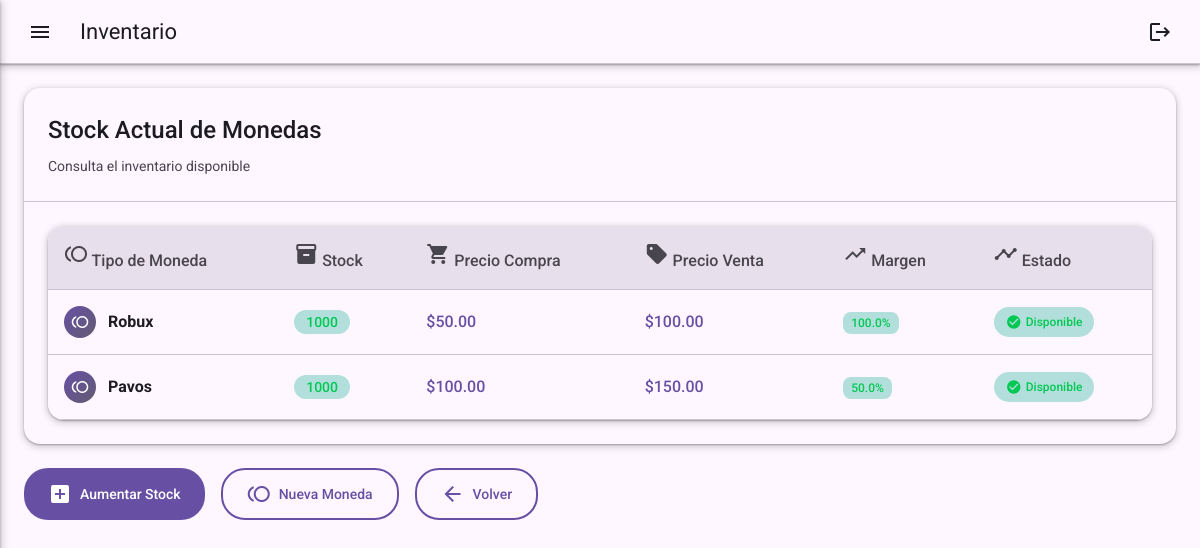
The app's page /ver_stock (signed in), older data.
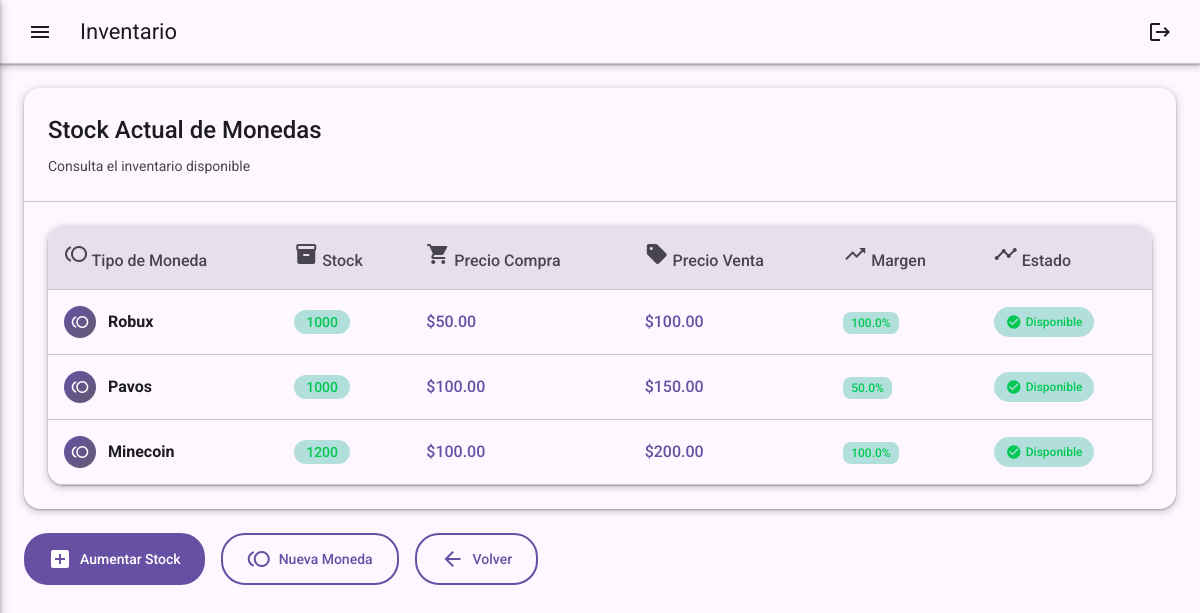
The same page, newer data.
### tables this page shows
CREATE TABLE monedas (
            id INTEGER PRIMARY KEY AUTOINCREMENT,
            tipo TEXT UNIQUE NOT NULL,
            stock INTEGER NOT NULL,
            precio_compra REAL,
            precio_venta REAL
        );

### app.py (the view)
@app.route('/ver_stock')
@login_required
def ver_stock():
    conn = obtener_conexion()
    cursor = conn.cursor()
    cursor.execute("SELECT tipo, stock, precio_compra, precio_venta FROM monedas")
    stock = [{'tipo': row[0], 'stock': row[1], 'precio_compra': row[2], 'precio_venta': row[3]} for row in cursor.fetchall()]
    cursor.close()
    conn.close()
    return render_template('ver_stock.html', stock=stock)

### app.py (called while the page is built)
def obtener_conexion():
    return sqlite3.connect(DATABASE)

@login_manager.user_loader
def load_user(user_id):
    conn = obtener_conexion()
    cursor = conn.cursor()
    cursor.execute("SELECT id FROM usuarios WHERE id = ?", (user_id,))
    user = cursor.fetchone()
    cursor.close()
    conn.close()
    return User(user[0]) if user else None

### templates/ver_stock.html (shortened to what this page needs)
{% extends "base.html" %}
{% block page_title %}Inventario{% endblock %}
{% block content %}
<div class="card" data-aos="fade-up">
    <div class="card-header">
        <h2 class="card-title">Stock Actual de Monedas</h2>
        <p class="card-subtitle">Consulta el inventario disponible</p>
    </div>
    <div class="card-content">
        {% if stock %}
        <div class="table-container">
            <table class="table">
                <thead>
                    <tr>
                        <th>
                            <span class="material-icons">toll</span>
                            Tipo de Moneda
                        </th>
                        <th>
                            <span class="material-icons">inventory</span>
                            Stock
                        </th>
                        <th>
                            <span class="material-icons">shopping_cart</span>
                            Precio Compra
                        </th>
                        <th>
                            <span class="material-icons">sell</span>
                            Precio Venta
                        </th>
                        <th>
                            <span class="material-icons">trending_up</span>
                            Margen
                        </th>
                        <th>
                            <span class="material-icons">timeline</span>
                            Estado
                        </th>
                    </tr>
                </thead>
                <tbody>
                    {% for item in stock %}
                    <tr data-aos="fade-up" data-aos-delay="{{ loop.index0 * 50 }}">
                        <td>
                            <div class="coin-info">
                                <div class="coin-icon">
                                    <span class="material-icons">toll</span>
                                </div>
                                <strong>{{ item.tipo }}</strong>
                            </div>
                        </td>
                        <td>
                            <span class="stock-badge {% if item.stock > 100 %}high{% elif item.stock > 50 %}medium{% else %}low{% endif %}">
                                {{ item.stock }}
                            </span>
                        </td>
                        <td class="price">${{ "%.2f"|format(item.precio_compra) }}</td>
                        <td class="price">${{ "%.2f"|format(item.precio_venta) }}</td>
                        <td class="margin">
                            {% set margin = ((item.precio_venta - item.precio_compra) / item.precio_compra * 100) %}
                            <span class="margin-badge {% if margin > 20 %}high{% elif margin > 10 %}medium{% else %}low{% endif %}">
                                {{ "%.1f"|format(margin) }}%
                            </span>
                        </td>
                        <td>
                            {% if item.stock > 50 %}
                                <span class="status-badge available">
                                    <span class="material-icons">check_circle</span>
                                    Disponible
                                </span>
                            {% elif item.stock > 10 %}
                                <span class="status-badge warning">
                                    <span class="material-icons">warning</span>
                                    Bajo Stock
                                </span>
                            {% else %}
                                <span class="status-badge critical">
                                    <span class="material-icons">error</span>
                                    Stock Crítico
                                </span>
                            {% endif %}
                        </td>
                    </tr>
                    {% endfor %}
                </tbody>
            </table>
        </div>
        {% endif %}
    </div>
</div>
<div class="action-buttons" data-aos="fade-up" data-aos-delay="200">
    <a href="{{ url_for('aumentar_stock') }}" class="btn btn-primary">
        <span class="material-icons">add_box</span>
        Aumentar Stock
    </a>
    <a href="{{ url_for('registrar_moneda') }}" class="btn btn-outlined">
        <span class="material-icons">toll</span>
        Nueva Moneda
    </a>
    <a href="{{ url_for('options') }}" class="btn btn-outlined">
        <span class="material-icons">arrow_back</span>
        Volver
    </a>
</div>
{% endblock %}

### templates/base.html (shortened to what this page needs)
<!DOCTYPE html>
<html lang="es">
<head>
    <link href="https://cdn.jsdelivr.net/npm/@material/web@1.0.1/dist/material-web.min.css" rel="stylesheet">
    <link rel="stylesheet" href="https://cdnjs.cloudflare.com/ajax/libs/animate.css/4.1.1/animate.min.css">
    <link href="https://unpkg.com/aos@2.3.1/dist/aos.css" rel="stylesheet">
    <link rel="stylesheet" href="{{ url_for('static', filename='modern-style.css') }}">
</head>
<body>
    <div id="app" class="app-container" style="opacity: 0;">
        {% if request.endpoint != 'login' %}
        <header class="top-app-bar animate__animated animate__slideInDown">
            <div class="app-bar-content">
                <div class="app-bar-start">
                    <button id="menu-toggle" class="icon-button">
                        <span class="material-icons">menu</span>
                    </button>
                    <h1 class="app-title">{% block page_title %}Sistema de Monedas{% endblock %}</h1>
                </div>
                <div class="app-bar-end">
                    <button class="icon-button" onclick="window.location.href='{{ url_for('logout') }}'">
                        <span class="material-icons">logout</span>
                    </button>
                </div>
            </div>
        </header>
        {% endif %}
        <main class="main-content {% if request.endpoint != 'login' %}with-nav{% endif %}">
            <div class="page-content">
                {% block content %}{% endblock %}
            </div>
        </main>
    </div>
</body>
</html>

### static/modern-style.css (style rules this page uses)
:root { --md-sys-color-primary: #6750A4; --md-sys-color-on-primary: #FFFFFF; --md-sys-color-primary-container: #EADDFF; --md-sys-color-on-primary-container: #21005E; --md-sys-color-secondary: #625B71; --md-sys-color-on-secondary: #FFFFFF; --md-sys-color-secondary-container: #E8DEF8; --md-sys-color-on-secondary-container: #1E192B; --md-sys-color-surface: #FEF7FF; --md-sys-color-on-surface: #1C1B1F; --md-sys-color-surface-variant: #E7E0EC; --md-sys-color-on-surface-variant: #49454E; --md-sys-color-outline: #79757F; --md-sys-color-outline-variant: #CAC4D0; --md-sys-color-error: #BA1A1A; --md-sys-color-on-error: #FFFFFF; --md-sys-color-error-container: #FFDAD6; --md-sys-color-on-error-container: #410002; --md-sys-color-success: #00C853; --md-sys-color-on-success: #FFFFFF; --md-sys-color-success-container: #B2DFDB; --elevation-1: 0px 1px 2px 0px rgba(0, 0, 0, 0.3), 0px 1px 3px 1px rgba(0, 0, 0, 0.15); --elevation-2: 0px 1px 2px 0px rgba(0, 0, 0, 0.3), 0px 2px 6px 2px rgba(0, 0, 0, 0.15); --elevation-3: 0px 4px 8px 3px rgba(0, 0, 0, 0.15), 0px 1px 3px 0px rgba(0, 0, 0, 0.3); --elevation-4: 0px 6px 10px 4px rgba(0, 0, 0, 0.15), 0px 2px 3px 0px rgba(0, 0, 0, 0.3); --font-family: 'Roboto', -apple-system, BlinkMacSystemFont, 'Segoe UI', sans-serif; }
* { margin: 0; padding: 0; box-sizing: border-box; }
body { font-family: var(--font-family); background-color: var(--md-sys-color-surface); color: var(--md-sys-color-on-surface); line-height: 1.5; overflow-x: hidden; }
.app-container { min-height: 100vh; transition: opacity 0.5s ease-in; }
.top-app-bar { position: fixed; top: 0; left: 0; right: 0; height: 64px; background-color: var(--md-sys-color-surface); border-bottom: 1px solid var(--md-sys-color-outline-variant); z-index: 1000; box-shadow: var(--elevation-2); }
.app-bar-content { display: flex; align-items: center; justify-content: space-between; height: 100%; padding: 0 16px; }
.app-bar-start { display: flex; align-items: center; gap: 16px; }
.app-title { font-size: 1.375rem; font-weight: 400; color: var(--md-sys-color-on-surface); }
.icon-button { width: 48px; height: 48px; border: none; background: none; border-radius: 24px; display: flex; align-items: center; justify-content: center; cursor: pointer; transition: all 0.2s ease; color: var(--md-sys-color-on-surface); }
.main-content { min-height: 100vh; transition: all 0.3s ease; }
.main-content.with-nav { padding-top: 64px; }
.page-content { padding: 24px; max-width: 1200px; margin: 0 auto; }
.card { background-color: var(--md-sys-color-surface); border-radius: 16px; box-shadow: var(--elevation-2); overflow: hidden; transition: all 0.3s cubic-bezier(0.4, 0.0, 0.2, 1); }
.card-header { padding: 24px; border-bottom: 1px solid var(--md-sys-color-outline-variant); }
.card-title { font-size: 1.5rem; font-weight: 500; color: var(--md-sys-color-on-surface); margin-bottom: 8px; }
.card-subtitle { color: var(--md-sys-color-on-surface-variant); font-size: 0.875rem; }
.card-content { padding: 24px; }
.btn { padding: 12px 24px; border: none; border-radius: 24px; font-size: 0.875rem; font-weight: 500; cursor: pointer; display: inline-flex; align-items: center; gap: 8px; text-decoration: none; transition: all 0.2s ease; position: relative; overflow: hidden; }
.btn::before { content: ''; position: absolute; top: 50%; left: 50%; width: 0; height: 0; background-color: rgba(255, 255, 255, 0.3); border-radius: 50%; transform: translate(-50%, -50%); transition: width 0.6s, height 0.6s; }
.btn-primary { background-color: var(--md-sys-color-primary); color: var(--md-sys-color-on-primary); }
.btn-outlined { background-color: transparent; border: 2px solid var(--md-sys-color-primary); color: var(--md-sys-color-primary); }
.table-container { overflow-x: auto; border-radius: 16px; box-shadow: var(--elevation-2); }
.table { width: 100%; border-collapse: collapse; background-color: var(--md-sys-color-surface); }
.table th, .table td { padding: 16px; text-align: left; border-bottom: 1px solid var(--md-sys-color-outline-variant); }
.table th { background-color: var(--md-sys-color-surface-variant); color: var(--md-sys-color-on-surface-variant); font-weight: 500; position: sticky; top: 0; }

Row changes from the older to the newer data that the page shows:
added monedas: tipo "Minecoin", stock "1200", precio_compra "100.00", precio_venta "200.00", precio_compra "100.0", shows "Disponible"
